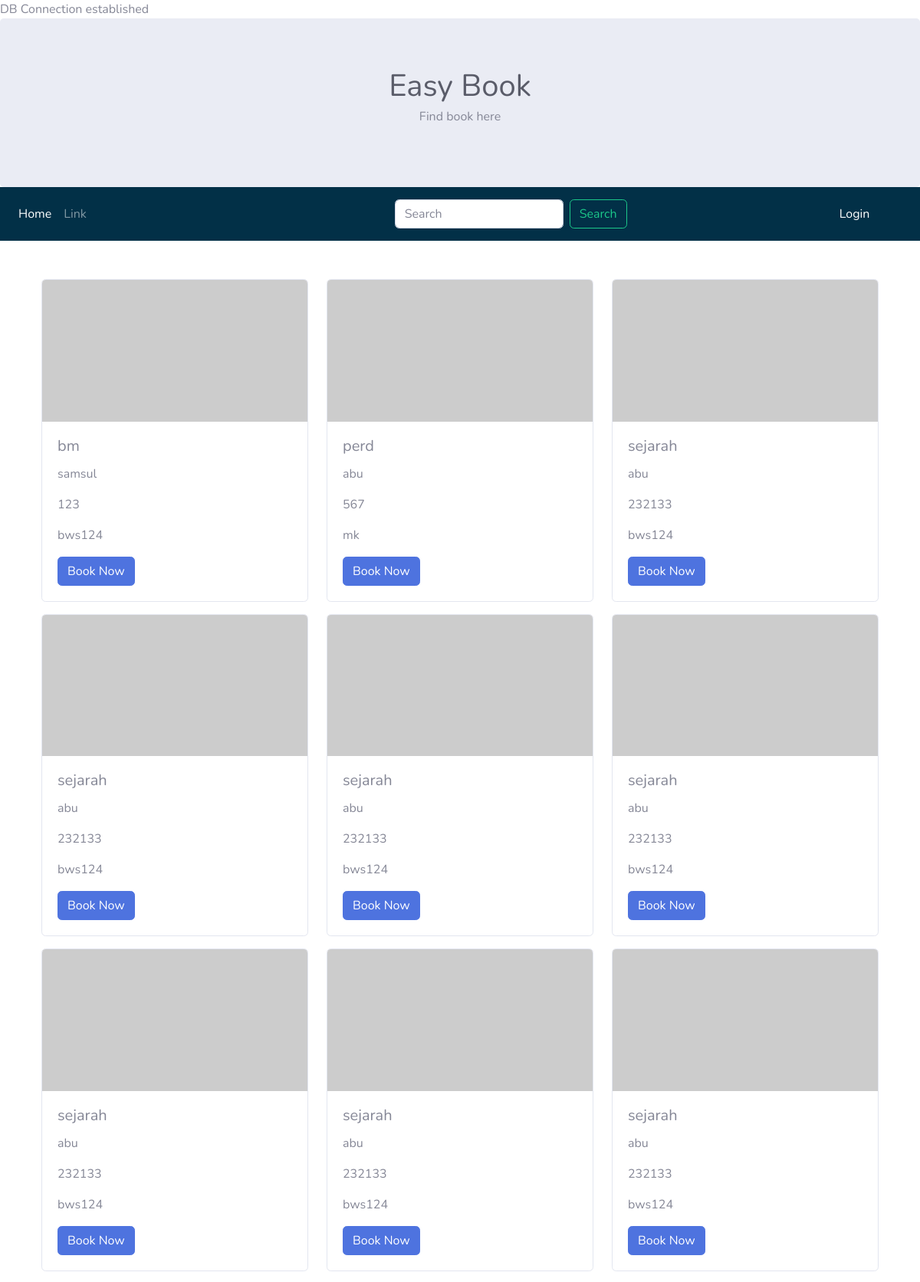
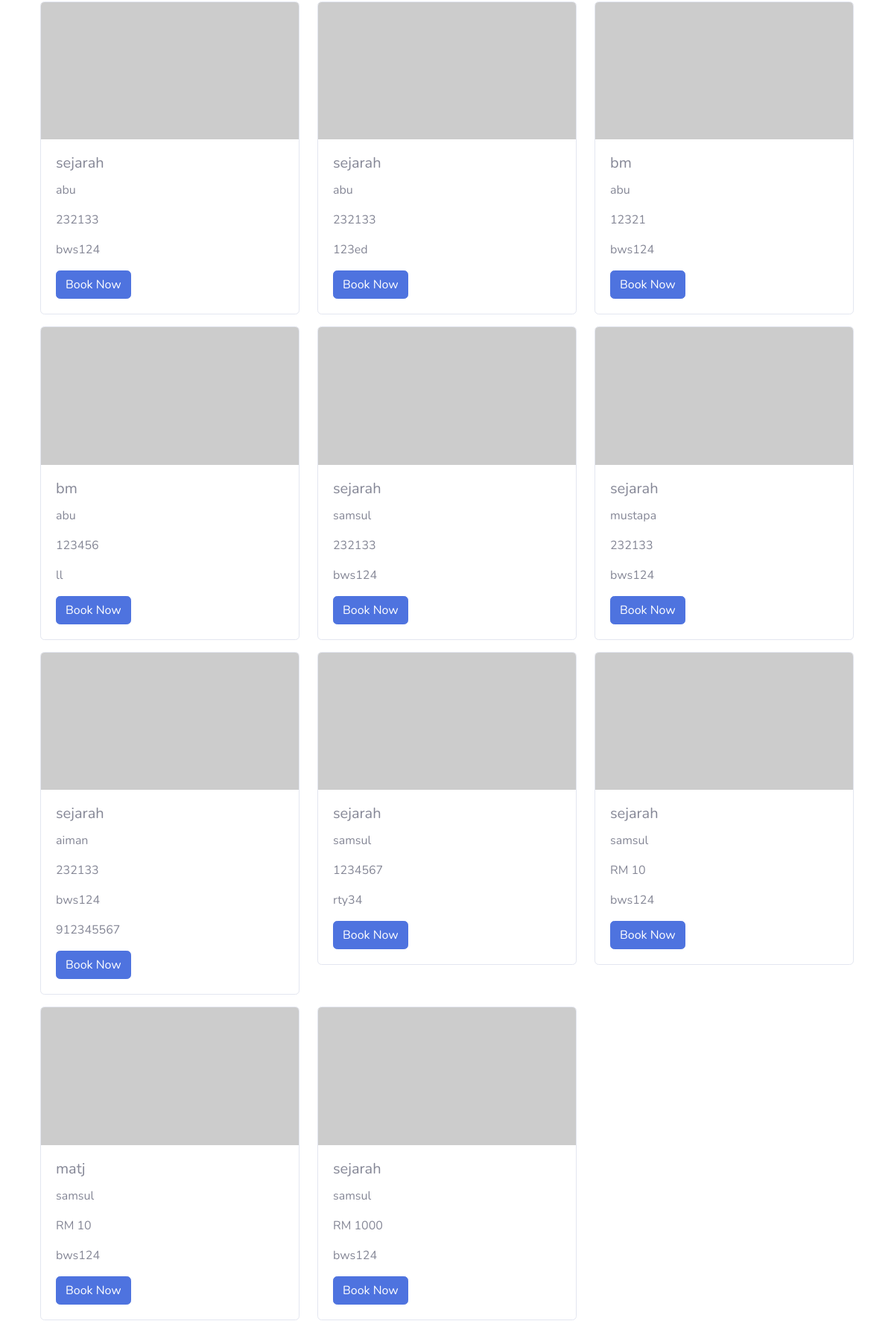
The page / (upper part) on the database its author committed (2 pictures, top to bottom).
### tables this page shows
CREATE TABLE IF NOT EXISTS `orderbook` (
  `idbook` int(11) NOT NULL AUTO_INCREMENT,
  `status` varchar(50) NOT NULL DEFAULT '0',
  `ownerid` int(11) NOT NULL DEFAULT '0',
  `price` varchar(50) DEFAULT NULL,
  `bookname` varchar(50) DEFAULT NULL,
  `bookcodesubject` varchar(50) DEFAULT NULL,
  `buyerid` varchar(225) DEFAULT NULL,
  `bookcover` varchar(225) DEFAULT NULL,
  PRIMARY KEY (`idbook`)
);

CREATE TABLE IF NOT EXISTS `user` (
  `id` int(11) NOT NULL AUTO_INCREMENT,
  `email` varchar(50) DEFAULT NULL,
  `username` varchar(100) DEFAULT NULL,
  `password` varchar(255) DEFAULT NULL,
  `accesslevel` varchar(50) DEFAULT NULL,
  `imagefile` varchar(50) DEFAULT NULL,
  `contact` varchar(50) DEFAULT NULL,
  PRIMARY KEY (`id`)
);

### index.php (the view, shortened to what this page needs)
<?php session_start();
require 'dbconnect.php';
$sql= "SELECT orderbook.*,user.contact,user.username FROM orderbook
       JOIN user
       ON orderbook.ownerid=user.id ";
$qr=mysqli_query($conn,$sql);
?>
<!DOCTYPE html>
<html lang="en">
<head>
  <link href="vendor/fontawesome-free/css/all.min.css" rel="stylesheet" type="text/css">
  <link href="css/sb-admin-2.min.css" rel="stylesheet">
</head>
<body  id="page-top">
<div class="jumbotron">
  <div class="container text-center">
    <h1 class="h1 mb-1 text-gray-800">Easy Book</h1>
    <p>Find book here</p>
  </div>
</div>
<nav class="navbar sticky-top navbar-expand-lg navbar-dark "style="background-color: #023047;">
  <div class="collapse navbar-collapse" id="navbarSupportedContent">
    <ul class="navbar-nav mr-auto col-5">
      <li class="nav-item active">
        <a class="nav-link" href="#">Home</a>
      </li>
      <li class="nav-item">
        <a class="nav-link" href="#">Link</a>
      </li>
    </ul>
    <form class="form-inline my-2 my col-6">
      <input class="form-control form-control mr-sm-2" type="search" placeholder="Search" aria-label="Search">
      <button class="btn btn-outline-success my-2 my-sm-0" type="submit">Search</button>
    </form>
     <ul class="navbar-nav mr-auto col-1">
      <li class="nav-item active">
        <?php
        if (isset($_SESSION['id'])) {
          echo '<a class="nav-link" href="logout.php">Log out </a>';
        }
        else
          echo '<a class="nav-link" href="login.php">Login </a>';
        ?>
      </li>
    </ul>
  </div>
</nav>
<div class="container">
  <div class="row">
    <?php
    while ($rec=mysqli_fetch_array($qr)) {
    ?>
    <div class="col-sm-4 mb-3">
      <div class="card" >
        <img class="card-img-top" src="https://placehold.it/150x80?text=IMAGE" alt="Card image cap">
        <div class="card-body">
          <h5 class="card-title"><?=$rec['bookname']?></h5>
          <p class="card-text"><?=$rec['username']?></p>
           <p class="card-text"><?=$rec['price']?></p>
            <p class="card-text"><?=$rec['bookcodesubject']?></p>
            <p class="card-text"><?=$rec['contact']?></p>
          <a href="#" class="btn btn-primary">Book Now</a>
        </div>
      </div>
    </div>
    <?php
    }
     ?>
  </div>
</div><br>
</body>
</html>
<?php
include "footer.template.php";
?>

### index.php (style rules this page uses)
.navbar { margin-bottom: 50px; border-radius: 0; }
.jumbotron { margin-bottom: 0; }

### rows shown on the page
orderbook: bookname "bm", user.username "samsul", price "123", bookcodesubject "bws124"
orderbook: bookname "perd", user.username "abu", price "567", bookcodesubject "mk"
orderbook: bookname "sejarah", user.username "abu", price "232133", bookcodesubject "bws124"
orderbook: bookname "sejarah", user.username "abu", price "232133", bookcodesubject "bws124"
orderbook: bookname "sejarah", user.username "abu", price "232133", bookcodesubject "bws124"
orderbook: bookname "sejarah", user.username "abu", price "232133", bookcodesubject "bws124"
orderbook: bookname "sejarah", user.username "abu", price "232133", bookcodesubject "bws124"
orderbook: bookname "sejarah", user.username "abu", price "232133", bookcodesubject "bws124"
orderbook: bookname "sejarah", user.username "abu", price "232133", bookcodesubject "bws124"
orderbook: bookname "sejarah", user.username "abu", price "232133", bookcodesubject "bws124"
orderbook: bookname "sejarah", user.username "abu", price "232133", bookcodesubject "123ed"
orderbook: bookname "bm", user.username "abu", price "12321", bookcodesubject "bws124"
orderbook: bookname "bm", user.username "abu", price "123456", bookcodesubject "ll"
orderbook: bookname "sejarah", user.username "samsul", price "232133", bookcodesubject "bws124"
orderbook: bookname "sejarah", user.username "mustapa", price "232133", bookcodesubject "bws124"
orderbook: bookname "sejarah", user.username "aiman", price "232133", bookcodesubject "bws124", user.contact "912345567"
orderbook: bookname "sejarah", user.username "samsul", price "1234567", bookcodesubject "rty34"
orderbook: bookname "sejarah", user.username "samsul", price "RM 10", bookcodesubject "bws124"
orderbook: bookname "matj", user.username "samsul", price "RM 10", bookcodesubject "bws124"
orderbook: bookname "sejarah", user.username "samsul", price "RM 1000", bookcodesubject "bws124"
